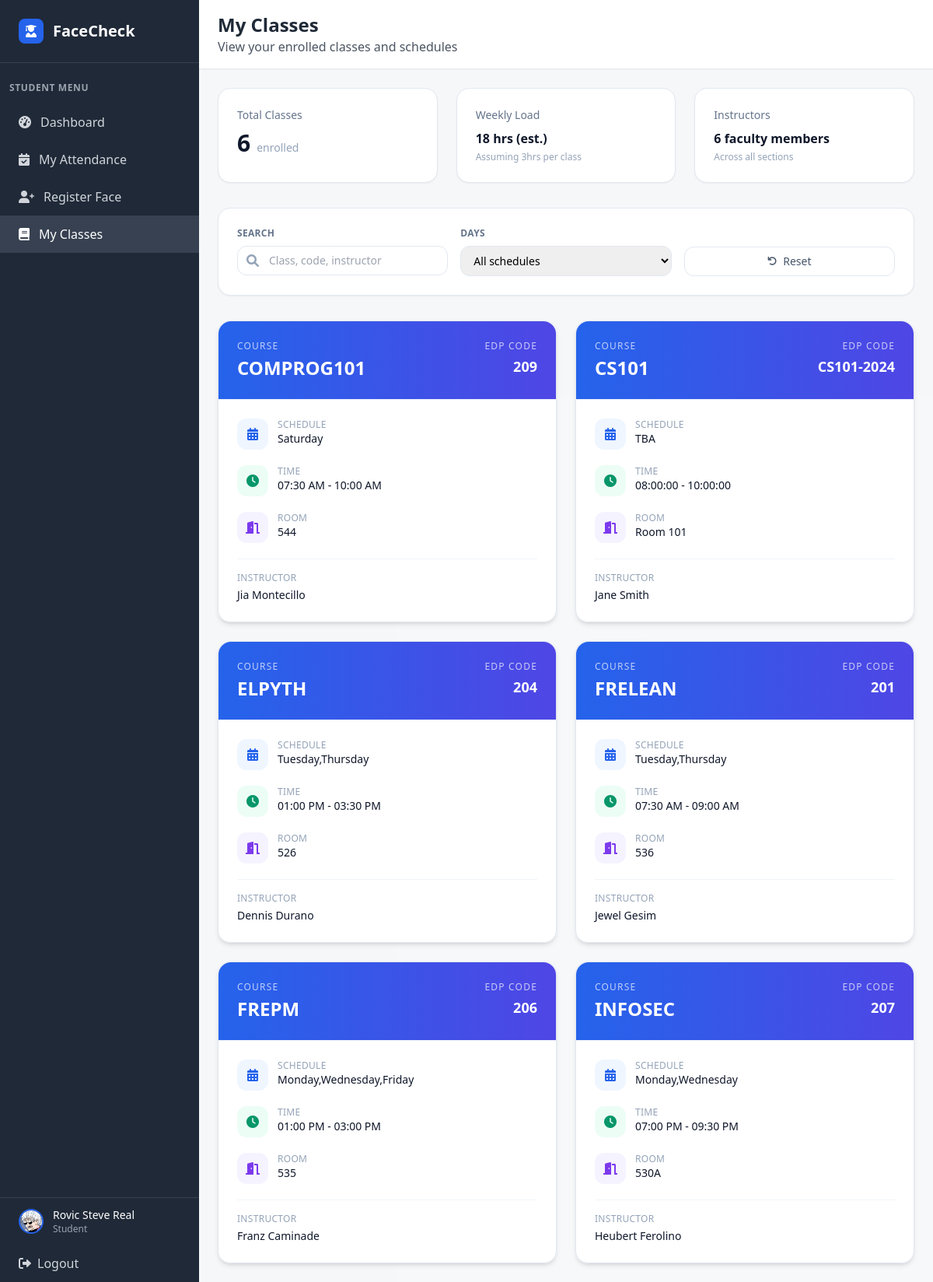
Page /my_classes (signed in) on the committed database.
### tables this page shows
CREATE TABLE student (
            student_id INTEGER PRIMARY KEY AUTOINCREMENT,
            year_level VARCHAR(20) NOT NULL,
            attendance_image VARCHAR(255),
            course_id INTEGER,
            user_id INTEGER NOT NULL, profile_picture VARCHAR(255),
            FOREIGN KEY (course_id) REFERENCES course(course_id),
            FOREIGN KEY (user_id) REFERENCES user(user_id)
        );

CREATE TABLE user (
            user_id INTEGER PRIMARY KEY AUTOINCREMENT,
            idno VARCHAR(20) NOT NULL UNIQUE,
            firstname VARCHAR(50) NOT NULL,
            lastname VARCHAR(50) NOT NULL,
            role VARCHAR(10) NOT NULL CHECK (role IN ('admin', 'faculty', 'student')),
            password VARCHAR(255) NOT NULL,
            created_at DATETIME DEFAULT CURRENT_TIMESTAMP,
            is_active BOOLEAN DEFAULT 1,
            dept_id INTEGER,
            FOREIGN KEY (dept_id) REFERENCES department(dept_id)
        );

CREATE TABLE class (
            class_id INTEGER PRIMARY KEY AUTOINCREMENT,
            class_name VARCHAR(20) NOT NULL,
            edpcode VARCHAR(20) NOT NULL UNIQUE,
            start_time TIME,
            end_time TIME,
            room VARCHAR(10),
            faculty_id INTEGER NOT NULL,
            FOREIGN KEY (faculty_id) REFERENCES faculty(faculty_id)
        );

### app.py (the view)
@app.route('/my_classes')
def my_classes():
    if 'user_id' not in session or session['role'] != 'student':
        return redirect(url_for('login'))
    conn = get_db_connection()
    student = conn.execute('''
        SELECT u.*, s.student_id, s.year_level, s.profile_picture, c.course_name, d.dept_name
        FROM user u
        JOIN student s ON u.user_id = s.user_id
        LEFT JOIN course c ON s.course_id = c.course_id
        LEFT JOIN department d ON u.dept_id = d.dept_id
        WHERE u.user_id = ?
    ''', (session['user_id'],)).fetchone()
    enrolled_classes_raw = conn.execute('''
        SELECT cl.class_id, cl.class_name, cl.edpcode, cl.start_time, cl.end_time, cl.room,
               u_f.firstname as faculty_firstname, u_f.lastname as faculty_lastname,
               GROUP_CONCAT(DISTINCT d.day_name) as days
        FROM student_class sc
        JOIN class cl ON sc.class_id = cl.class_id
        JOIN faculty f ON cl.faculty_id = f.faculty_id
        JOIN user u_f ON f.user_id = u_f.user_id
        LEFT JOIN class_days cd ON cl.class_id = cd.class_id
        LEFT JOIN days d ON cd.day_id = d.day_id
        WHERE sc.student_id = ?
        GROUP BY cl.class_id, cl.class_name, cl.edpcode, cl.start_time, cl.end_time, cl.room,
                 u_f.firstname, u_f.lastname
        ORDER BY cl.class_name
    ''', (student['student_id'],)).fetchall()
    enrolled_classes = []
    faculty_names = set()
    for class_item in enrolled_classes_raw:
        time_str = ''
        if class_item['start_time'] and class_item['end_time']:
            try:
                start_time = class_item['start_time']
                end_time = class_item['end_time']
                if ':' in str(start_time):
                    try:
                        start_dt = datetime.strptime(str(start_time), '%H:%M')
                        end_dt = datetime.strptime(str(end_time), '%H:%M')
                        time_str = f"{start_dt.strftime('%I:%M %p')} - {end_dt.strftime('%I:%M %p')}"
                    except:
                        time_str = f"{start_time} - {end_time}"
                else:
                    time_str = f"{start_time} - {end_time}"
            except Exception as e:
                time_str = f"{class_item['start_time']} - {class_item['end_time']}"
        enrolled_classes.append({
            'class_id': class_item['class_id'],
            'class_name': class_item['class_name'],
            'edpcode': class_item['edpcode'],
            'days': class_item['days'],
            'time': time_str,
            'room': class_item['room'],
            'faculty_firstname': class_item['faculty_firstname'],
            'faculty_lastname': class_item['faculty_lastname'],
            'schedule': time_str
        })
        faculty_names.add(f"{class_item['faculty_firstname']} {class_item['faculty_lastname']}")
    total_classes = len(enrolled_classes)
    weekly_hours_estimate = total_classes * 3
    faculty_count = len(faculty_names)
    conn.close()
    return render_template('my_classes.html',
                         student=student,
                         enrolled_classes=enrolled_classes,
                         total_classes=total_classes,
                         weekly_hours_estimate=weekly_hours_estimate,
                         faculty_count=faculty_count)

### templates/my_classes.html (shortened to what this page needs)
<!DOCTYPE html>
<html lang="en">
<head>
    <script src="https://cdn.tailwindcss.com"></script>
    <link href="https://cdnjs.cloudflare.com/ajax/libs/font-awesome/6.0.0/css/all.min.css" rel="stylesheet">
</head>
<body class="bg-gray-100">
    <div class="flex h-screen">
        <div class="w-64 bg-gray-800 text-white">
            <div class="p-6 border-b border-gray-700">
                <div class="flex items-center">
                    <div class="w-8 h-8 bg-blue-600 rounded-lg flex items-center justify-center mr-3">
                        <i class="fas fa-user-graduate text-white"></i>
                    </div>
                    <h1 class="text-xl font-bold">FaceCheck</h1>
                </div>
            </div>
            <nav class="mt-6">
                <div class="px-3">
                    <div class="text-xs font-semibold text-gray-400 uppercase tracking-wider mb-3">Student Menu</div>
                </div>
                <a href="{{ url_for('student_dashboard') }}" class="flex items-center px-6 py-3 text-gray-300 hover:bg-gray-700 hover:text-white transition duration-200">
                    <i class="fas fa-tachometer-alt mr-3"></i>
                    Dashboard
                </a>
                <a href="{{ url_for('my_attendance') }}" class="flex items-center px-6 py-3 text-gray-300 hover:bg-gray-700 hover:text-white transition duration-200">
                    <i class="fas fa-calendar-check mr-3"></i>
                    My Attendance
                </a>
                <a href="/register_face" class="flex items-center px-6 py-3 text-gray-300 hover:bg-gray-700 hover:text-white transition duration-200">
                    <i class="fas fa-user-plus mr-3"></i>
                    Register Face
                </a>
                <a href="{{ url_for('my_classes') }}" class="flex items-center px-6 py-3 bg-gray-700 text-white">
                    <i class="fas fa-book mr-3"></i>
                    My Classes
                </a>
            </nav>
            <div class="absolute bottom-0 w-64 border-t border-gray-700">
                <a href="{{ url_for('student_profile') }}" class="flex items-center px-6 py-3 hover:bg-gray-700 transition duration-200">
                    {% if student.profile_picture %}
                    <img src="{{ url_for('static', filename='profile_pictures/' + student.profile_picture) }}"
                         alt="{{ student.firstname }} {{ student.lastname }}"
                         class="w-8 h-8 rounded-full object-cover border-2 border-blue-600 mr-3"
                         onerror="this.onerror=null; this.style.display='none'; this.nextElementSibling.style.display='flex';">
                    {% else %}
                    <div class="w-8 h-8 bg-blue-600 rounded-full flex items-center justify-center mr-3">
                        <span class="text-white text-sm font-bold">{{ student.firstname[0] }}{{ student.lastname[0] }}</span>
                    </div>
                    {% endif %}
                    <div>
                        <div class="text-sm font-medium">{{ student.firstname }} {{ student.lastname }}</div>
                        <div class="text-xs text-gray-400">Student</div>
                    </div>
                </a>
                <a href="{{ url_for('logout') }}" class="flex items-center px-6 py-3 text-gray-300 hover:bg-gray-700 hover:text-white transition duration-200">
                    <i class="fas fa-sign-out-alt mr-2"></i>
                    Logout
                </a>
            </div>
        </div>
        <div class="flex-1 flex flex-col overflow-hidden">
            <header class="bg-white shadow-sm border-b border-gray-200">
                <div class="px-6 py-4">
                    <div class="flex items-center justify-between">
                        <div>
                            <h2 class="text-2xl font-bold text-gray-800">My Classes</h2>
                            <p class="text-gray-600">View your enrolled classes and schedules</p>
                        </div>
                    </div>
                </div>
            </header>
            <main class="flex-1 overflow-y-auto p-6 bg-slate-50/60">
                <div class="max-w-7xl mx-auto space-y-8">
                    <div class="grid grid-cols-1 md:grid-cols-3 gap-6">
                        <div class="bg-white rounded-2xl border border-slate-200 shadow-sm p-6">
                            <p class="text-sm text-slate-500">Total Classes</p>
                            <div class="mt-2 flex items-baseline space-x-2">
                                <span class="text-3xl font-bold text-slate-900">{{ total_classes }}</span>
                                <span class="text-sm text-slate-400">enrolled</span>
                            </div>
                        </div>
                        <div class="bg-white rounded-2xl border border-slate-200 shadow-sm p-6">
                            <p class="text-sm text-slate-500">Weekly Load</p>
                            <div class="mt-2 text-slate-900 font-semibold">
                                {{ weekly_hours_estimate }} hrs (est.)
                            </div>
                            <p class="text-xs text-slate-400 mt-1">Assuming 3hrs per class</p>
                        </div>
                        <div class="bg-white rounded-2xl border border-slate-200 shadow-sm p-6">
                            <p class="text-sm text-slate-500">Instructors</p>
                            <div class="mt-2 text-slate-900 font-semibold">
                                {{ faculty_count }} faculty members
                            </div>
                            <p class="text-xs text-slate-400 mt-1">Across all sections</p>
                        </div>
                    </div>
                    <div class="bg-white rounded-2xl border border-slate-200 shadow-sm p-6">
                        <div class="grid grid-cols-1 md:grid-cols-3 gap-4">
                            <div>
                                <label class="block text-xs font-semibold text-slate-500 uppercase tracking-wide mb-2">Search</label>
                                <div class="relative">
                                    <span class="absolute inset-y-0 left-3 flex items-center text-slate-400"><i class="fas fa-search"></i></span>
                                    <input id="classSearch" type="text" placeholder="Class, code, instructor" class="w-full pl-10 pr-4 py-2 rounded-xl border border-slate-200 text-sm focus:ring-2 focus:ring-blue-500 focus:border-blue-500">
                                </div>
                            </div>
                            <div>
                                <label class="block text-xs font-semibold text-slate-500 uppercase tracking-wide mb-2">Days</label>
                                <select id="dayFilter" class="w-full rounded-xl border border-slate-200 text-sm px-3 py-2 focus:ring-2 focus:ring-blue-500 focus:border-blue-500">
                                    <option value="all">All schedules</option>
                                </select>
                            </div>
                            <div class="flex items-end">
                                <button id="resetClasses" class="inline-flex items-center justify-center w-full px-4 py-2 rounded-xl border border-slate-200 text-sm font-medium text-slate-600 hover:bg-slate-50">
                                    <i class="fas fa-undo mr-2 text-xs"></i>Reset
                                </button>
                            </div>
                        </div>
                    </div>
                    {% if enrolled_classes %}
                    <div id="classGrid" class="grid grid-cols-1 md:grid-cols-2 xl:grid-cols-3 gap-6">
                        {% for class_item in enrolled_classes %}
                        <div class="class-card bg-white/95 backdrop-blur rounded-2xl border border-slate-200 shadow-md hover:shadow-lg transition-all duration-200" data-days="{{ class_item.days|lower }}" data-class="{{ class_item.class_name|lower }}" data-instructor="{{ (class_item.faculty_firstname ~ ' ' ~ class_item.faculty_lastname)|lower }}">
                            <div class="p-6 border-b border-slate-100 bg-gradient-to-r from-blue-600 to-indigo-600 text-white rounded-t-2xl">
                                <div class="flex items-start justify-between">
                                    <div>
                                        <p class="text-xs uppercase tracking-widest text-white/70 mb-1">Course</p>
                                        <h3 class="text-2xl font-semibold">{{ class_item.class_name }}</h3>
                                    </div>
                                    <div class="text-right">
                                        <p class="text-xs uppercase tracking-widest text-white/70 mb-1">EDP Code</p>
                                        <p class="text-lg font-semibold">{{ class_item.edpcode }}</p>
                                    </div>
                                </div>
                            </div>
                            <div class="p-6 space-y-5">
                                <div class="flex items-start space-x-3">
                                    <div class="flex-shrink-0 w-10 h-10 rounded-xl bg-blue-50 text-blue-600 flex items-center justify-center">
                                        <i class="fas fa-calendar-alt"></i>
                                    </div>
                                    <div>
                                        <p class="text-xs uppercase tracking-wide text-slate-400">Schedule</p>
                                        <p class="text-sm text-slate-900">{{ class_item.days or 'TBA' }}</p>
                                    </div>
                                </div>
                                <div class="flex items-start space-x-3">
                                    <div class="flex-shrink-0 w-10 h-10 rounded-xl bg-emerald-50 text-emerald-600 flex items-center justify-center">
                                        <i class="fas fa-clock"></i>
                                    </div>
                                    <div>
                                        <p class="text-xs uppercase tracking-wide text-slate-400">Time</p>
                                        <p class="text-sm text-slate-900">{{ class_item.time or 'TBA' }}</p>
                                    </div>
                                </div>
                                <div class="flex items-start space-x-3">
                                    <div class="flex-shrink-0 w-10 h-10 rounded-xl bg-violet-50 text-violet-600 flex items-center justify-center">
                                        <i class="fas fa-door-open"></i>
                                    </div>
                                    <div>
                                        <p class="text-xs uppercase tracking-wide text-slate-400">Room</p>
                                        <p class="text-sm text-slate-900">{{ class_item.room or 'TBA' }}</p>
                                    </div>
                                </div>
                                <div class="pt-4 border-t border-slate-100">
                                    <p class="text-xs uppercase tracking-wide text-slate-400 mb-1">Instructor</p>
                                    <p class="text-sm font-medium text-slate-900">{{ class_item.faculty_firstname }} {{ class_item.faculty_lastname }}</p>
                                </div>
                            </div>
                        </div>
                        {% endfor %}
                    </div>
                    {% endif %}
                </div>
            </main>
        </div>
    </div>
</body>
</html>

### rows in the picture
student: profile_picture (picture)
user: firstname "Rovic Steve", lastname "Real"
class: class_name "COMPROG101", edpcode "209", days "Saturday", time "07:30 AM - 10:00 AM", room "544", faculty_firstname "Jia", faculty_lastname "Montecillo"
class: class_name "CS101", edpcode "CS101-2024", days "TBA", time "08:00:00 - 10:00:00", room "Room 101", faculty_firstname "Jane", faculty_lastname "Smith"
class: class_name "ELPYTH", edpcode "204", days "Tuesday,Thursday", time "01:00 PM - 03:30 PM", room "526", faculty_firstname "Dennis", faculty_lastname "Durano"
class: class_name "FRELEAN", edpcode "201", days "Tuesday,Thursday", time "07:30 AM - 09:00 AM", room "536", faculty_firstname "Jewel", faculty_lastname "Gesim"
class: class_name "FREPM", edpcode "206", days "Monday,Wednesday,Friday", time "01:00 PM - 03:00 PM", room "535", faculty_firstname "Franz", faculty_lastname "Caminade"
class: class_name "INFOSEC", edpcode "207", days "Monday,Wednesday", time "07:00 PM - 09:30 PM", room "530A", faculty_firstname "Heubert", faculty_lastname "Ferolino"

### other values in the picture
{{ total_classes }} "6"
{{ weekly_hours_estimate }} "18"
{{ faculty_count }} "6"
